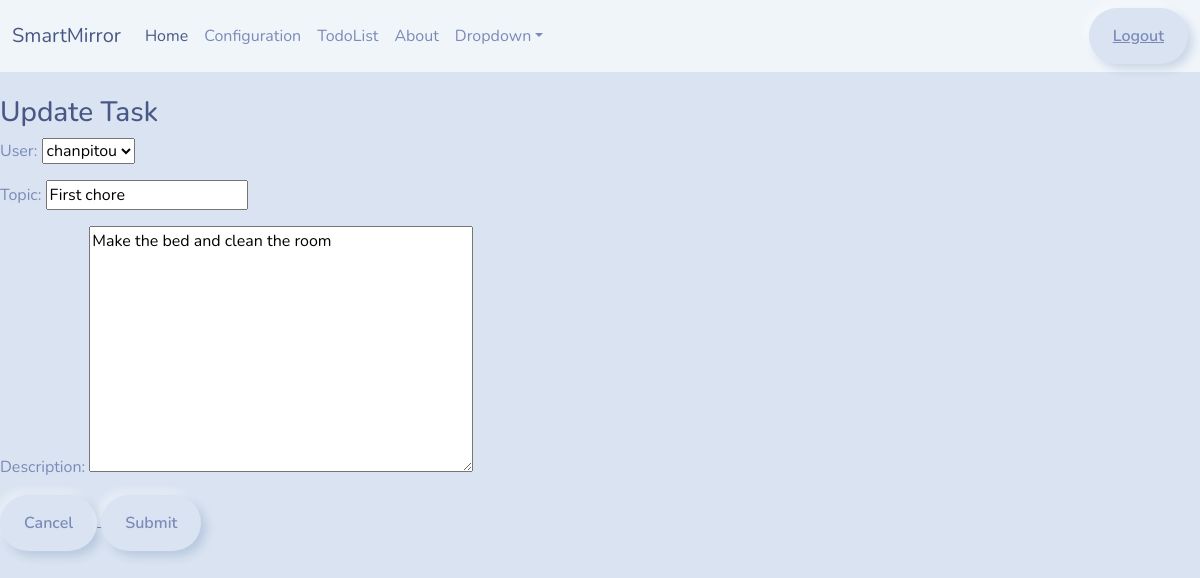
Before: /updatetask/14/ (signed in) with the older database file.
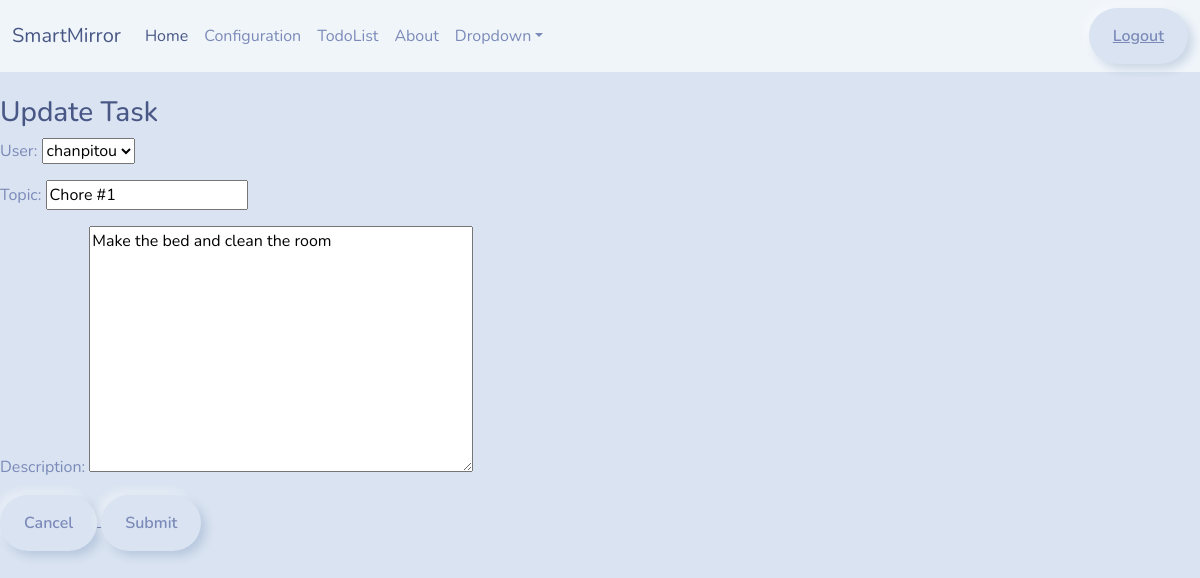
After: the same page with the newer database file.
### base/models.py (models this page shows, shortened)
class Task(models.Model):
    user = models.ForeignKey(User, on_delete=models.SET_NULL, null=True)
    topic = models.CharField(max_length=200, null=False)
    description = models.TextField(null=True)
    updated = models.DateTimeField(auto_now=True)
    created = models.DateTimeField(auto_now_add=True)

### base/views.py (the view)
# urls.py: path("updatetask/<str:pk>/", views.updateTask, name="update-task"),
@login_required(login_url="login")
def updateTask(request, pk):
    task = Task.objects.get(id=pk)
    form = TaskForm(instance=task)
    if request.method == "POST":
        task.topic = request.POST.get("topic")
        task.description = request.POST.get("description")
        task.save()
        return redirect("tasks", pk=request.user.id)
    context = {"form": form}
    return render(request, "base/update_task.html", context)

### base/forms.py
class TaskForm(ModelForm):
    class Meta:
        model = Task
        fields = "__all__"

### base/templates/base/update_task.html
{% extends 'main.html' %} {% block content %}
<br />
<div>
    <h3>Update Task</h3>
    <form action="" method="POST">
        {% csrf_token %} {{form.as_p}}
        <a href="{%url 'tasks' request.user.id %}">
            <button type="submit" class="btn btn-primary">Cancel</button>
        </a>
        <button type="submit" class="btn btn-primary">Submit</button>
    </form>
</div>
{% endblock content %}

Changed rows visible on the page:
changed Task "chanpitou": topic "First chore" → "Chore #1"
